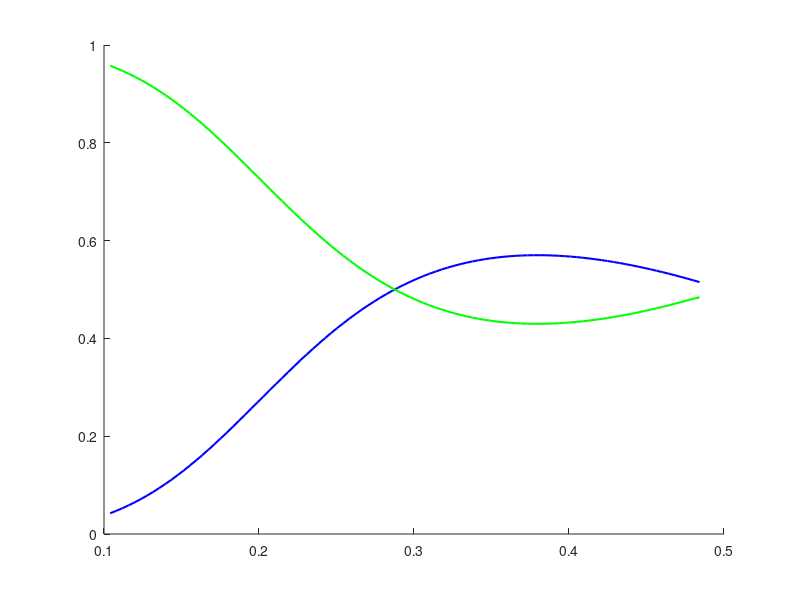

This figure's MATLAB source: (Note: this script raises an error after producing the figure.)
% This matlab code solves the transmission coefficient (coeff) T and and reflection coefficient R for one dimensional (dim) potential barrier shown below. 
% using a matching boundary conditions.  
%
%  Reference: R. L. Liboff, Introductory Quantum Mechanics, Addison-Wesley Publishing Company, New York (1080)  
%
% The atomic unit (au) is used in the calculation. 
%
% Written by Tsogbayar Tsednee (PhD)
% Email: tsog215@gmail.com
% Nov 22, 2024 & University of North Dakota 
%
%            ________________                 
%           |                | V            
%   _______________________________________\ E (V > E)
%           |                |             /
% ______________________________________________ x
%          -a       0       -a  
% region I     region II       region III
%
%  region   I: psi_I(x)   = A*exp(i*k1*x) + B*exp(-i*k1*x)
%  region  II: psi_II(x)  = C*exp(k2*x)   + D*exp(-k2*x)
%  region III: psi_III(x) = F*exp(i*k1*x)
% 
%  boundary conditions: 
%  psi_I(-a) = psi_II(-a) & psi'_I(-a) = psi'_II(-a)
%  psi_II(a) = psi_III(a) * psi'_II(a) = psi'_III(a)
%
% Nov 22, 2024
function [] = one_dim_box_T_R_coeffs_1b
clc; format short
%
V =  0.500; % V > E case is presented. 
E0 = 0.100;
N_energy = 100;
delta_E = (V-E0)/(N_energy+1);
%
%%%%%%%%%%%%%%%%%%%%%%%%
fileID_save_data_1 = fopen('T_R_1d_test_2b.txt','w');
%
for ii = 1:N_energy
    %
    En = E0 + ii*delta_E;
    [T,R,T_plus_R,T_exact] = one_dim_box_scattering(En,V);
    %
    output = [ii, En, T, R, T_plus_R, T_exact];
    %
    fprintf(fileID_save_data_1, '%4.4f \t %4.4f \t %4.12f \t %4.12f \t %4.12f \t %8.12f\n', output); 
end
%%%%%%%%%%%%%%%%%%%%%%%%%%%%%%%%%%%%%%%%%
read_data = fopen('T_R_1d_test_2b.txt', 'r');               % 
read_data  = textscan(read_data , '%f %f %f %f %f %f');
Energy = read_data{2};
T_coeff = read_data{3};
R_coeff = read_data{4};
TplusR_coeff = read_data{5};
T_coeff_exact = read_data{6};
%
figure(1)
hold on
plot(Energy, T_coeff, 'b', 'LineWidth', 1.5)
plot(Energy, R_coeff, 'g', 'LineWidth', 1.5)
plot(Energy, TplusR_coeff, 'r', 'LineWidth', 1.5)
%
plot(Energy(1:10:length(Energy)), T_coeff_exact(1:10:length(Energy)), 'ko','LineWidth', 1.5)
%
hold off
xlabel('\mbox{energy} (au)','Interpreter','latex') % ,'fontsize',16
ylabel('T \& R coeffs','Interpreter','latex') % , 'Rotation',0
%axis([0. 3. 0.000 2.00])
set(gca,'FontSize',16)
%yscale log
box on
%%%
return
end

%%%
function [T,R,T_plus_R,T_exact] = one_dim_box_scattering(E,V)
%
%
ci = sqrt(-1.);
mass = 1.;
hbar2 = 1.;
%
aa = 1.;
%
k1 = 2*mass*E/hbar2;
k2 = 2*mass*(V - E)/hbar2;
%
d11 = exp(ci.*k1.*aa); d12 = -exp(-k2*aa); d13 = -exp(k2*aa); d14 = 0.;
d21 = -ci*k1*exp(ci.*k1*aa); d22 = -k2*exp(-k2*aa); d23 = k2*exp(k2*aa); d24 = 0.;
d31 = 0.; d32 = exp(k2*aa); d33 = exp(-k2*aa); d34 = -exp(ci*k1*aa);
d41 = 0.; d42 = k2*exp(k2*aa); d43 = -k2*exp(-k2*aa); d44 = -ci*k1*exp(ci*k1*aa);
%
D_mat = [d11, d12, d13, d14;
         d21, d22, d23, d24;
         d31, d32, d33, d34;
         d41, d42, d43, d44];
%
xx = [-exp(-ci*k1*aa);       % B/A
      -ci*k1*exp(-ci*k1*aa); % C/A
      0.;                    % D/A 
      0.];                   % F/A
%
coeff = D_mat\xx;
%
B_over_A = coeff(1);
F_over_A = coeff(4);
%
T = abs(F_over_A)^2 ;
R = abs(B_over_A)^2;
%
T_plus_R  = T + R;
%
T_exact = (1 + (1/4)*((k1^2+k2^2)/(k1*k2))^2 * sinh(2*k2*aa)^2)^(-1); % is consistent 
%%%
return
end

